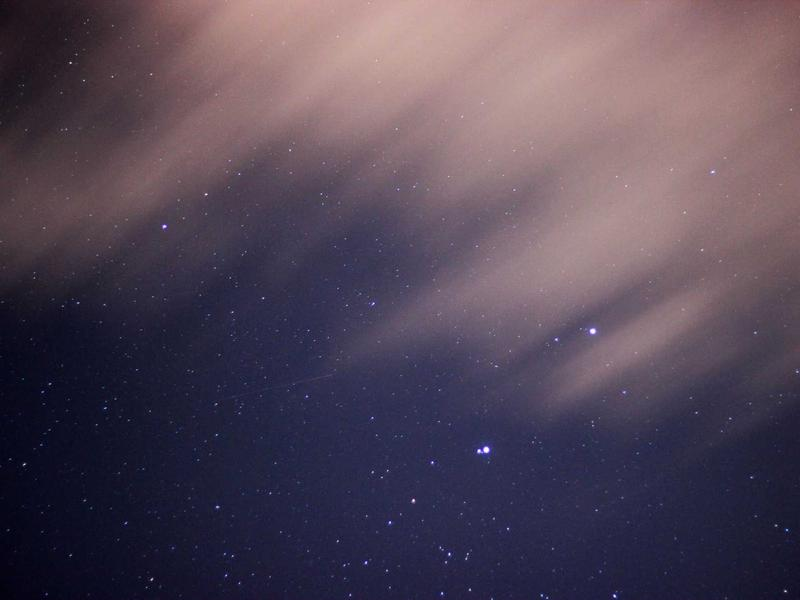
#> input picture test_folder/animal.jpg, 800 x 600 px
$ python -i saliency_guided.py   (imports and definitions only)   (older library calls are emulated)
#> lines starting #> are read from the running program, lines starting #| are printed output that depends on the picture
#> further down, picture is the input picture: shape (600, 800, 3); mean B, G, R 87.5, 71.5, 84.6
### phase1_paper_implementation/bilateral_abstraction.py
"""
Phase 1: Paper Implementation
Bilateral Filter-based Image Abstraction
Based on: Winnemoller et al. "Real-Time Video Abstraction" SIGGRAPH 2006

This module implements the core bilateral filtering pipeline described in the paper.
"""

import cv2
import numpy as np


def rgb_to_lab(image_bgr):
    """Convert BGR image to CIELab color space (as recommended in paper)."""
    return cv2.cvtColor(image_bgr, cv2.COLOR_BGR2LAB).astype(np.float32)


# [71 lines left out: functions lab_to_rgb, bilateral_filter_pass, iterative_bilateral_filter, abstract_image, not called in this run]

### phase2_novelty/saliency_guided.py
"""
Phase 2: Saliency-Guided Abstraction (Novelty Contribution)
Problem with Paper: Uses only luminance + color opponency for saliency.
Our Improvement: Add gradient magnitude map as explicit, steerable saliency
                 that controls WHERE the bilateral filter is more/less aggressive.

In the paper, m(·) in Eq. (2) is mentioned but never used in the automatic case.
We activate it here with a proper saliency map.
"""

import cv2
import numpy as np


def compute_gradient_saliency(image_bgr, blur_sigma=2.0):
    """
    Compute gradient-magnitude saliency map.

    High gradient → visually important → preserve more detail (less smoothing)
    Low gradient  → visually unimportant → smooth more aggressively

    Returns normalized saliency map in [0, 1].
    """
#> called with blur_sigma = 2
    gray = cv2.cvtColor(image_bgr, cv2.COLOR_BGR2GRAY).astype(np.float32)

    # Smooth first to reduce noise
    if blur_sigma > 0:
        ksize = int(2 * np.ceil(2 * blur_sigma) + 1)
        gray = cv2.GaussianBlur(gray, (ksize, ksize), blur_sigma)

    # Gradient magnitude using Sobel
    gx = cv2.Sobel(gray, cv2.CV_32F, 1, 0, ksize=3)
    gy = cv2.Sobel(gray, cv2.CV_32F, 0, 1, ksize=3)
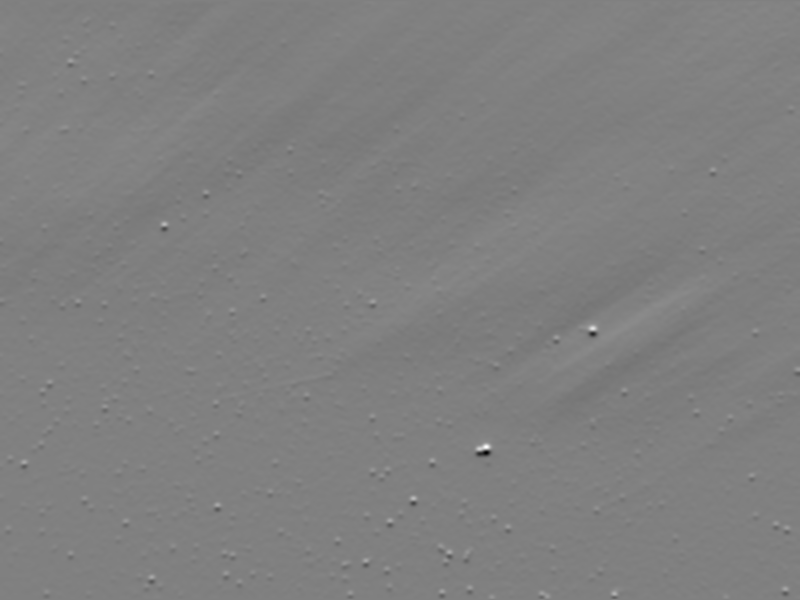
#> gy: shape (600, 800) float32; min -214.8, max 210.5, mean -1.3; drawn with min black and max white
    mag = np.sqrt(gx**2 + gy**2)

    # Normalize to [0, 1]
    if mag.max() > 1e-6:
        mag = mag / mag.max()

    return mag.astype(np.float32)


def compute_color_opponency_saliency(image_bgr):
    """
    Compute color opponency saliency (RG and BY channels).
    More faithful to the paper's mention of color opponency contrast.

    Returns normalized saliency map in [0, 1].
    """
    img_float = image_bgr.astype(np.float32) / 255.0
    B, G, R = img_float[:, :, 0], img_float[:, :, 1], img_float[:, :, 2]
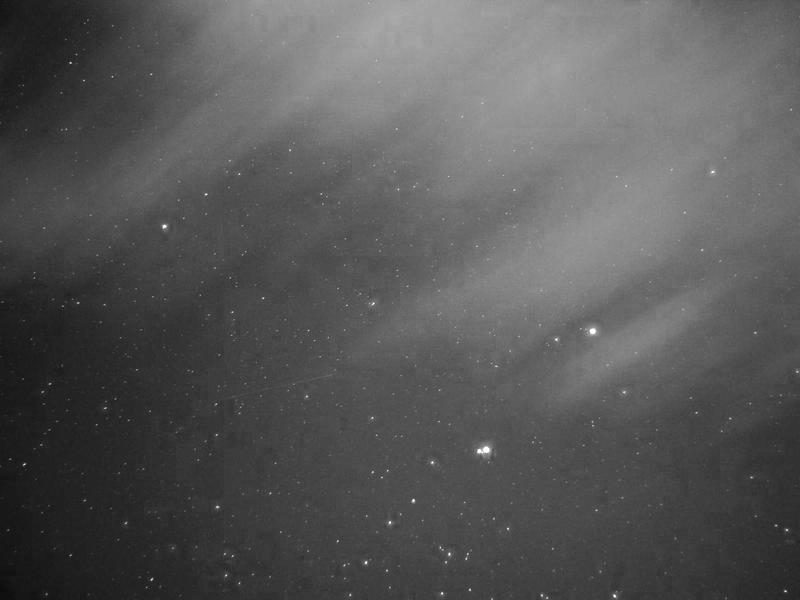
#> B: shape (600, 800) float32; min 0.0471, max 1, mean 0.343
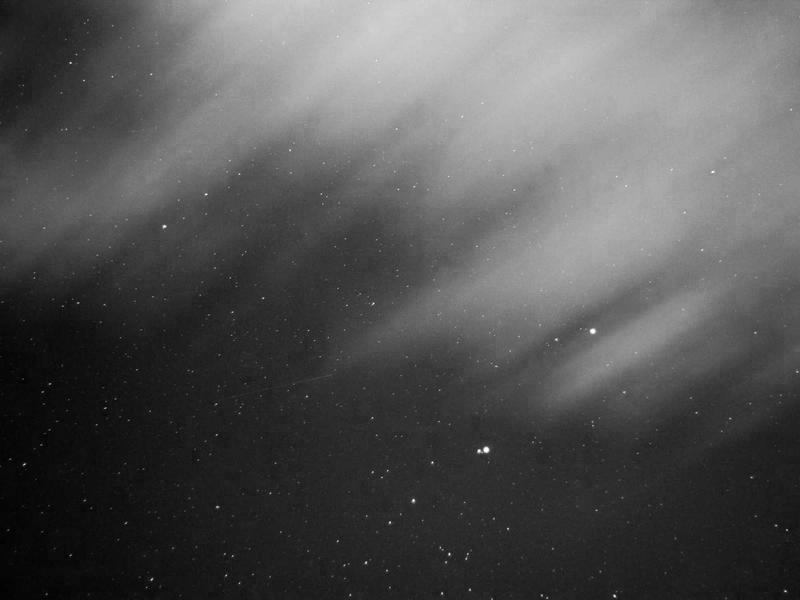
#> R: shape (600, 800) float32; min 0, max 1, mean 0.332

    # Red-Green opponency
    RG = np.abs(R - G)
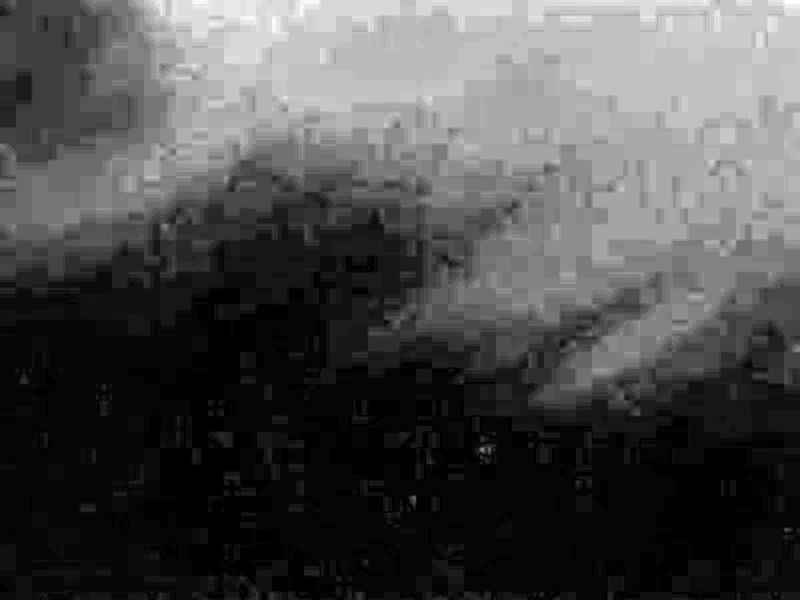
#> RG: shape (600, 800) float32; min 0, max 0.176, mean 0.0526; drawn with min black and max white
    # Blue-Yellow opponency
    BY = np.abs(B - 0.5 * (R + G))

    # Combine
    saliency = (RG + BY) / 2.0
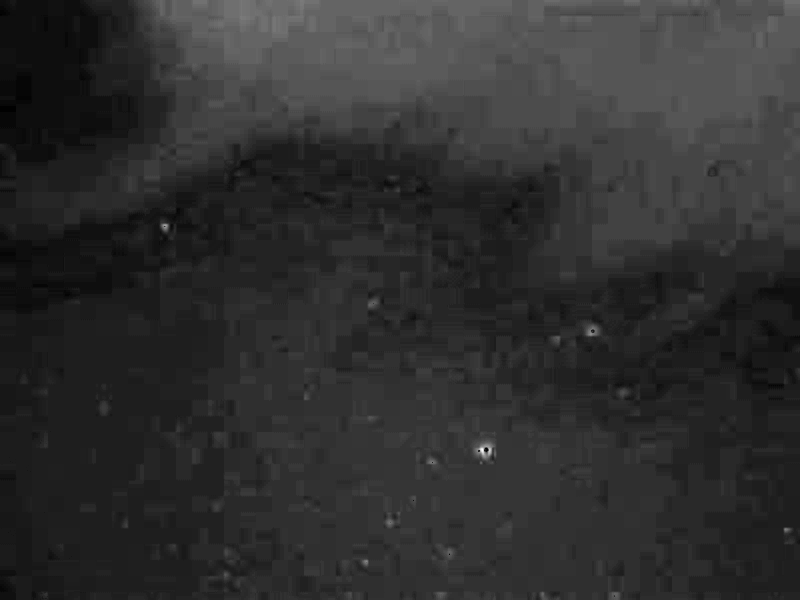
#> saliency: shape (600, 800) float32; min 0.0118, max 0.279, mean 0.0618; drawn with min black and max white
    if saliency.max() > 1e-6:
        saliency = saliency / saliency.max()

    return saliency.astype(np.float32)


def combine_saliency_maps(gradient_sal, color_sal, w_gradient=0.6, w_color=0.4,
                           smooth_sigma=5.0):
    """
    Combine gradient and color opponency saliency maps.
    Smooth the combined map to avoid sharp saliency transitions.
    """
#> called with w_gradient = 0.6, w_color = 0.4, smooth_sigma = 5
    combined = w_gradient * gradient_sal + w_color * color_sal
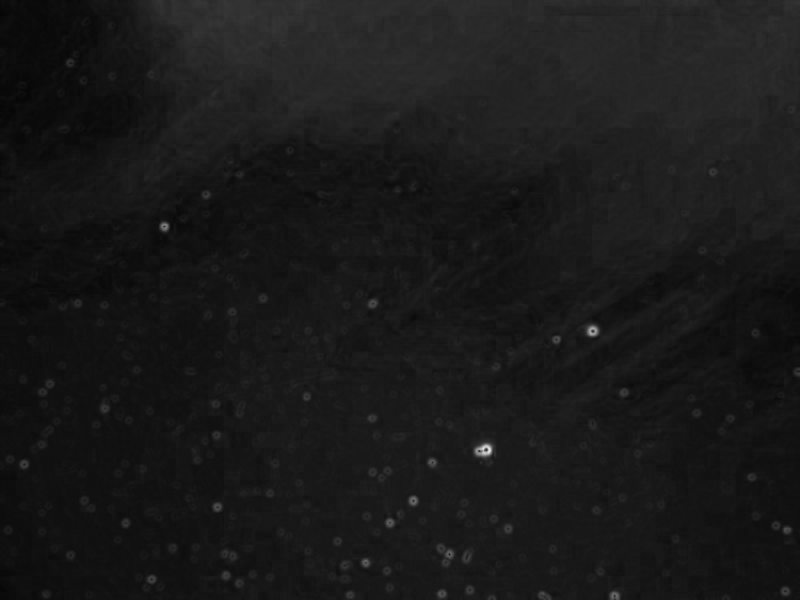
#> combined: shape (600, 800) float32; min 0.0205, max 0.916, mean 0.101

    # Smooth saliency map (prevents harsh boundaries in filtering)
    ksize = int(2 * np.ceil(2 * smooth_sigma) + 1)
    combined = cv2.GaussianBlur(combined, (ksize, ksize), smooth_sigma)

    # Re-normalize
    if combined.max() > 1e-6:
        combined = combined / combined.max()

    return combined.astype(np.float32)


def saliency_adaptive_bilateral_pass(image_lab, saliency_map,
                                      sigma_d=3.0,
                                      sigma_r_high=2.0,   # for high-saliency (preserve)
                                      sigma_r_low=8.0):   # for low-saliency (smooth more)
    """
    Saliency-adaptive bilateral filtering.

    Key idea: Vary sigma_r based on saliency.
    - High saliency (edges, faces) → small sigma_r → preserve contrasts
    - Low saliency (backgrounds) → large sigma_r → smooth aggressively

    This implements the m(·) ≠ 0 case from paper Eq. (2).
    We blend two bilateral filter responses weighted by saliency.
    """
    d = int(2 * np.ceil(2 * sigma_d) + 1)

    result_high = np.zeros_like(image_lab)  # detail-preserving pass
    result_low = np.zeros_like(image_lab)   # smoothing pass

    for ch in range(3):
        channel = image_lab[:, :, ch].astype(np.float32)
        result_high[:, :, ch] = cv2.bilateralFilter(
            channel, d=d, sigmaColor=sigma_r_high, sigmaSpace=sigma_d
        )
        result_low[:, :, ch] = cv2.bilateralFilter(
            channel, d=d, sigmaColor=sigma_r_low, sigmaSpace=sigma_d
        )

    # Blend: saliency=1 → keep detail (result_high), saliency=0 → smooth more (result_low)
    sal = saliency_map[:, :, np.newaxis]  # (H, W, 1)
    blended = sal * result_high + (1.0 - sal) * result_low

    return blended.astype(np.float32)


def saliency_guided_abstraction(image_bgr, n_iterations=4,
                                 sigma_d=3.0,
                                 sigma_r_high=2.0,
                                 sigma_r_low=8.0,
                                 w_gradient=0.6, w_color=0.4):
    """
    Phase 2 core: Saliency-guided iterative bilateral abstraction.

    Improvements over paper:
    1. Explicit saliency map (gradient + color opponency combined)
    2. Per-pixel adaptive sigma_r controlled by saliency
    3. Background suppressed more aggressively, foreground preserved better

    Returns abstracted Lab image, saliency map, and intermediate result.
    """
    from bilateral_abstraction import rgb_to_lab

    # Compute saliency before filtering
    grad_sal = compute_gradient_saliency(image_bgr)
    color_sal = compute_color_opponency_saliency(image_bgr)
    saliency = combine_saliency_maps(grad_sal, color_sal, w_gradient, w_color)

    lab = rgb_to_lab(image_bgr)
#> in rgb_to_lab, `return cv2.cvtColor(image_bgr, cv2.COLOR_BGR2LAB).astype(np.float32)`:
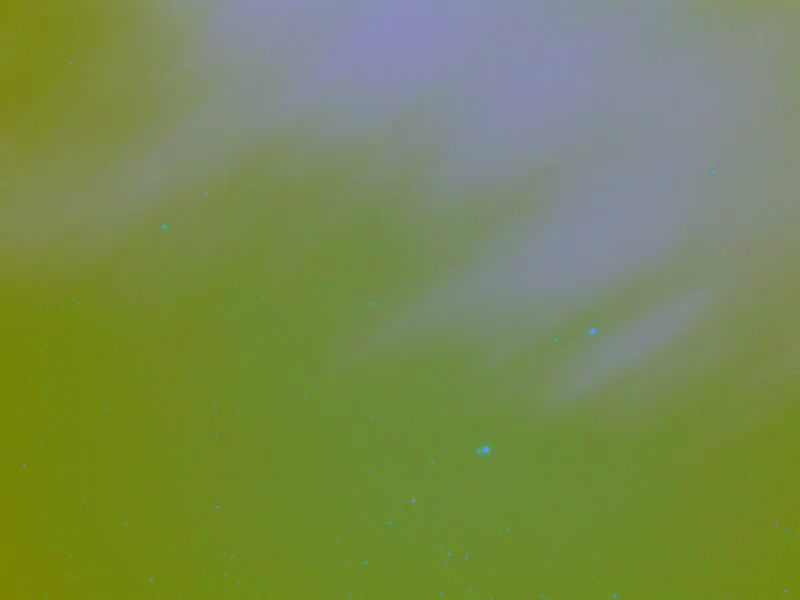
#> returned value: shape (600, 800, 3) float32; mean of channels 0, 1, 2 80.2, 137.4, 120; drawn as B, G, R

    ne = min(2, n_iterations - 1)
    lab_for_edges = None

    for i in range(n_iterations):
        lab = saliency_adaptive_bilateral_pass(
            lab, saliency, sigma_d, sigma_r_high, sigma_r_low
        )
        if i == ne - 1:
            lab_for_edges = lab.copy()

    if lab_for_edges is None:
        lab_for_edges = lab.copy()

    return lab, lab_for_edges, saliency

>>> import cv2
>>> picture = cv2.imread('../test_folder/animal.jpg')
>>> result = saliency_guided_abstraction(picture)

$ run again, on test_folder/city.jpg
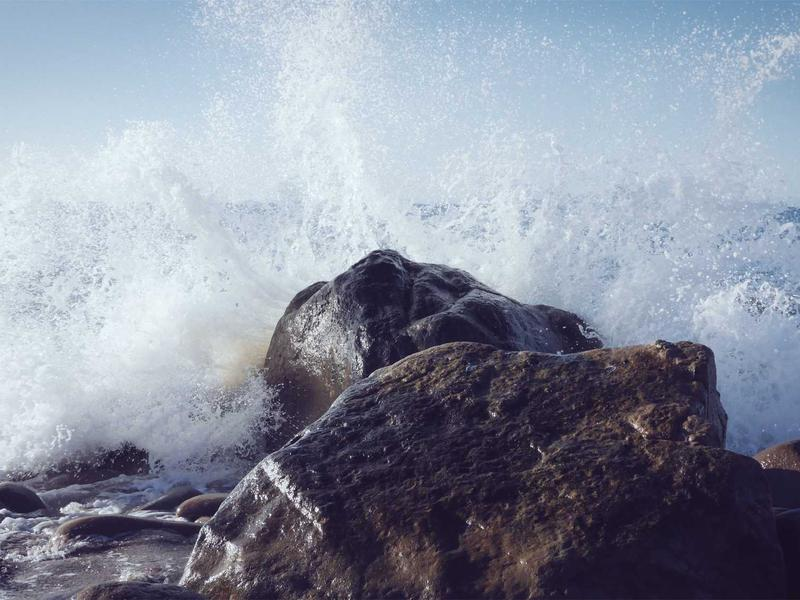
#> input picture test_folder/city.jpg, 800 x 600 px
#> picture is the input picture: shape (600, 800, 3); mean B, G, R 160, 144.5, 138.2
#> in combine_saliency_maps, `combined = combined / combined.max()`:
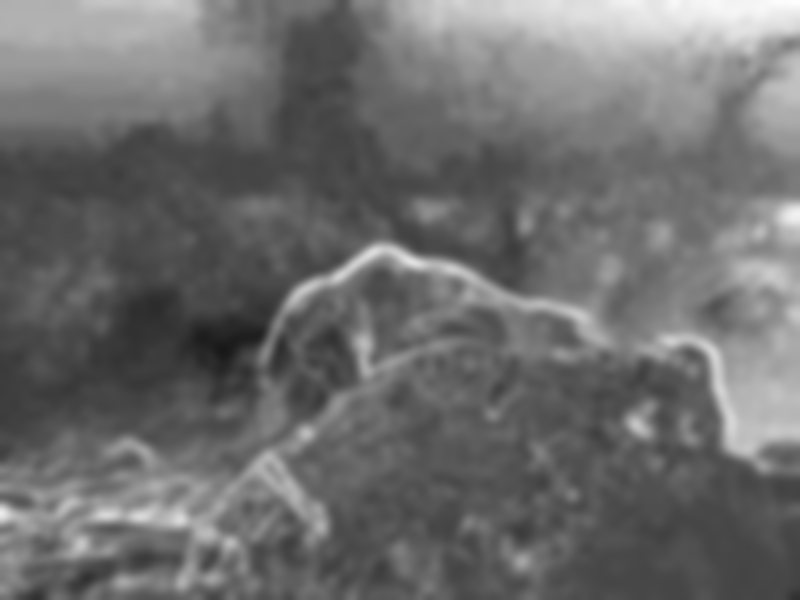
#> combined: shape (600, 800) float32; min 0.0944, max 1, mean 0.43
#> in rgb_to_lab, `return cv2.cvtColor(image_bgr, cv2.COLOR_BGR2LAB).astype(np.float32)`:
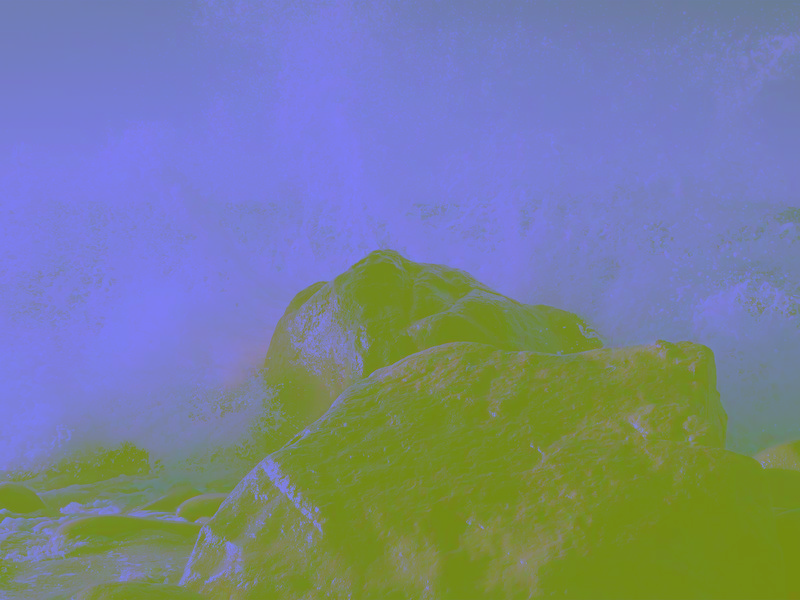
#> returned value: shape (600, 800, 3) float32; mean of channels 0, 1, 2 148.9, 129.7, 118.8; drawn as B, G, R
